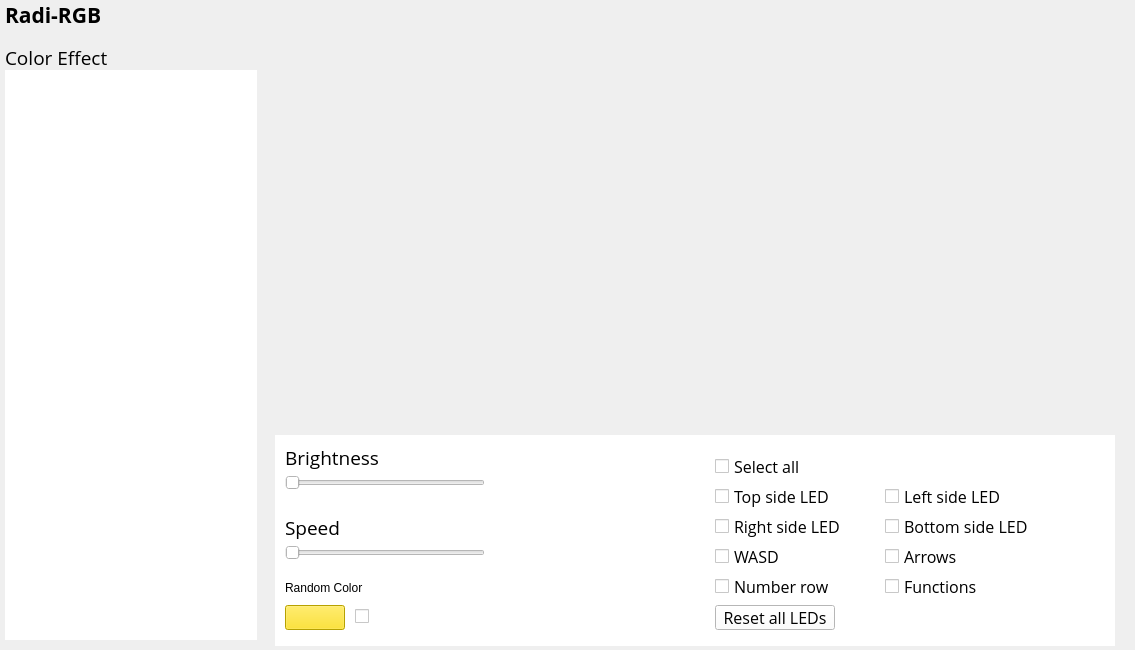
<?xml version="1.0" encoding="UTF-8"?>
<ui version="4.0">
 <class>RadiLightWidget</class>
 <widget class="QWidget" name="RadiLightWidget">
  <property name="geometry">
   <rect>
    <x>0</x>
    <y>0</y>
    <width>1135</width>
    <height>650</height>
   </rect>
  </property>
  <property name="minimumSize">
   <size>
    <width>1135</width>
    <height>650</height>
   </size>
  </property>
  <property name="maximumSize">
   <size>
    <width>1135</width>
    <height>650</height>
   </size>
  </property>
  <property name="windowTitle">
   <string>Form</string>
  </property>
  <widget class="QLabel" name="label_caption">
   <property name="geometry">
    <rect>
     <x>5</x>
     <y>5</y>
     <width>150</width>
     <height>20</height>
    </rect>
   </property>
   <property name="font">
    <font>
     <family>Open Sans</family>
     <pointsize>16</pointsize>
     <weight>75</weight>
     <bold>true</bold>
    </font>
   </property>
   <property name="text">
    <string>Radi-RGB</string>
   </property>
  </widget>
  <widget class="QLabel" name="label_color_effect">
   <property name="geometry">
    <rect>
     <x>5</x>
     <y>45</y>
     <width>120</width>
     <height>25</height>
    </rect>
   </property>
   <property name="font">
    <font>
     <family>Open Sans</family>
     <pointsize>14</pointsize>
    </font>
   </property>
   <property name="text">
    <string>Color Effect</string>
   </property>
  </widget>
  <widget class="QListWidget" name="listWidget_light">
   <property name="geometry">
    <rect>
     <x>5</x>
     <y>70</y>
     <width>252</width>
     <height>570</height>
    </rect>
   </property>
   <property name="font">
    <font>
     <family>Open Sans</family>
     <pointsize>14</pointsize>
    </font>
   </property>
   <property name="frameShape">
    <enum>QFrame::NoFrame</enum>
   </property>
  </widget>
  <widget class="QFrame" name="frame">
   <property name="geometry">
    <rect>
     <x>275</x>
     <y>435</y>
     <width>840</width>
     <height>211</height>
    </rect>
   </property>
   <property name="styleSheet">
    <string notr="true">background-color: rgba(255, 255, 255, 255)</string>
   </property>
   <property name="frameShape">
    <enum>QFrame::NoFrame</enum>
   </property>
   <property name="frameShadow">
    <enum>QFrame::Raised</enum>
   </property>
   <property name="lineWidth">
    <number>0</number>
   </property>
   <widget class="QLabel" name="label_brightness">
    <property name="geometry">
     <rect>
      <x>10</x>
      <y>10</y>
      <width>100</width>
      <height>25</height>
     </rect>
    </property>
    <property name="font">
     <font>
      <family>Open Sans</family>
      <pointsize>14</pointsize>
     </font>
    </property>
    <property name="text">
     <string>Brightness</string>
    </property>
   </widget>
   <widget class="QSlider" name="horizontalSlider_brightness">
    <property name="geometry">
     <rect>
      <x>10</x>
      <y>40</y>
      <width>200</width>
      <height>16</height>
     </rect>
    </property>
    <property name="maximum">
     <number>15</number>
    </property>
    <property name="orientation">
     <enum>Qt::Horizontal</enum>
    </property>
   </widget>
   <widget class="QSlider" name="horizontalSlider_speed">
    <property name="geometry">
     <rect>
      <x>10</x>
      <y>110</y>
      <width>200</width>
      <height>16</height>
     </rect>
    </property>
    <property name="maximum">
     <number>4</number>
    </property>
    <property name="orientation">
     <enum>Qt::Horizontal</enum>
    </property>
   </widget>
   <widget class="QLabel" name="label_speed">
    <property name="geometry">
     <rect>
      <x>10</x>
      <y>80</y>
      <width>67</width>
      <height>25</height>
     </rect>
    </property>
    <property name="font">
     <font>
      <family>Open Sans</family>
      <pointsize>14</pointsize>
     </font>
    </property>
    <property name="text">
     <string>Speed</string>
    </property>
   </widget>
   <widget class="QLabel" name="label_randomcolor">
    <property name="geometry">
     <rect>
      <x>10</x>
      <y>140</y>
      <width>120</width>
      <height>25</height>
     </rect>
    </property>
    <property name="text">
     <string>Random Color</string>
    </property>
   </widget>
   <widget class="QFrame" name="frame_key_check">
    <property name="geometry">
     <rect>
      <x>420</x>
      <y>0</y>
      <width>391</width>
      <height>241</height>
     </rect>
    </property>
    <property name="frameShape">
     <enum>QFrame::NoFrame</enum>
    </property>
    <property name="frameShadow">
     <enum>QFrame::Raised</enum>
    </property>
    <widget class="QCheckBox" name="checkBox_right_side_led">
     <property name="geometry">
      <rect>
       <x>20</x>
       <y>80</y>
       <width>130</width>
       <height>23</height>
      </rect>
     </property>
     <property name="font">
      <font>
       <family>Open Sans</family>
       <pointsize>12</pointsize>
      </font>
     </property>
     <property name="text">
      <string>Right side LED</string>
     </property>
    </widget>
    <widget class="QCheckBox" name="checkBox_select_all">
     <property name="geometry">
      <rect>
       <x>20</x>
       <y>20</y>
       <width>92</width>
       <height>23</height>
      </rect>
     </property>
     <property name="font">
      <font>
       <family>Open Sans</family>
       <pointsize>12</pointsize>
      </font>
     </property>
     <property name="text">
      <string>Select all</string>
     </property>
    </widget>
    <widget class="QCheckBox" name="checkBox_top_side_led">
     <property name="geometry">
      <rect>
       <x>20</x>
       <y>50</y>
       <width>120</width>
       <height>23</height>
      </rect>
     </property>
     <property name="font">
      <font>
       <family>Open Sans</family>
       <pointsize>12</pointsize>
      </font>
     </property>
     <property name="text">
      <string>Top side LED</string>
     </property>
    </widget>
    <widget class="QCheckBox" name="checkBox_wasd">
     <property name="geometry">
      <rect>
       <x>20</x>
       <y>110</y>
       <width>92</width>
       <height>23</height>
      </rect>
     </property>
     <property name="font">
      <font>
       <family>Open Sans</family>
       <pointsize>12</pointsize>
      </font>
     </property>
     <property name="text">
      <string>WASD</string>
     </property>
    </widget>
    <widget class="QCheckBox" name="checkBox_number">
     <property name="geometry">
      <rect>
       <x>20</x>
       <y>140</y>
       <width>120</width>
       <height>23</height>
      </rect>
     </property>
     <property name="font">
      <font>
       <family>Open Sans</family>
       <pointsize>12</pointsize>
      </font>
     </property>
     <property name="text">
      <string>Number row</string>
     </property>
    </widget>
    <widget class="QCheckBox" name="checkBox_left_side_led">
     <property name="geometry">
      <rect>
       <x>190</x>
       <y>50</y>
       <width>120</width>
       <height>23</height>
      </rect>
     </property>
     <property name="font">
      <font>
       <family>Open Sans</family>
       <pointsize>12</pointsize>
      </font>
     </property>
     <property name="text">
      <string>Left side LED</string>
     </property>
    </widget>
    <widget class="QCheckBox" name="checkBox_bottom_side_led">
     <property name="geometry">
      <rect>
       <x>190</x>
       <y>80</y>
       <width>145</width>
       <height>23</height>
      </rect>
     </property>
     <property name="font">
      <font>
       <family>Open Sans</family>
       <pointsize>12</pointsize>
      </font>
     </property>
     <property name="text">
      <string>Bottom side LED</string>
     </property>
    </widget>
    <widget class="QCheckBox" name="checkBox_arrows">
     <property name="geometry">
      <rect>
       <x>190</x>
       <y>110</y>
       <width>92</width>
       <height>23</height>
      </rect>
     </property>
     <property name="font">
      <font>
       <family>Open Sans</family>
       <pointsize>12</pointsize>
      </font>
     </property>
     <property name="text">
      <string>Arrows</string>
     </property>
    </widget>
    <widget class="QCheckBox" name="checkBox_functions">
     <property name="geometry">
      <rect>
       <x>190</x>
       <y>140</y>
       <width>92</width>
       <height>23</height>
      </rect>
     </property>
     <property name="font">
      <font>
       <family>Open Sans</family>
       <pointsize>12</pointsize>
      </font>
     </property>
     <property name="text">
      <string>Functions</string>
     </property>
    </widget>
    <widget class="QPushButton" name="button_reset_all_leds">
     <property name="geometry">
      <rect>
       <x>20</x>
       <y>170</y>
       <width>120</width>
       <height>25</height>
      </rect>
     </property>
     <property name="font">
      <font>
       <family>Open Sans</family>
       <pointsize>12</pointsize>
      </font>
     </property>
     <property name="text">
      <string>Reset all LEDs</string>
     </property>
    </widget>
   </widget>
   <widget class="QCheckBox" name="checkBox_custom">
    <property name="geometry">
     <rect>
      <x>80</x>
      <y>170</y>
      <width>23</width>
      <height>23</height>
     </rect>
    </property>
    <property name="text">
     <string/>
    </property>
   </widget>
   <widget class="QPushButton" name="button_custom">
    <property name="geometry">
     <rect>
      <x>10</x>
      <y>170</y>
      <width>60</width>
      <height>25</height>
     </rect>
    </property>
    <property name="styleSheet">
     <string notr="true">background-color: rgba(255, 225, 0, 255)</string>
    </property>
    <property name="text">
     <string/>
    </property>
   </widget>
  </widget>
 </widget>
 <resources/>
 <connections/>
</ui>
